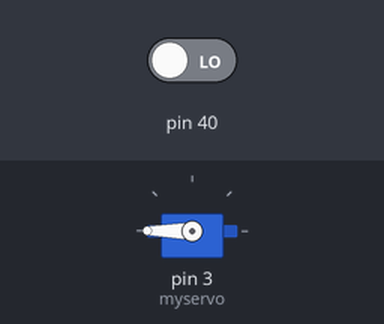
A sketch run on a simulated Arduino Mega 2560, built with avr-gcc and run on an emulated ATmega2560. Parts: servo. Inputs (shaded band) come from the test bench; at power-on: pin 40 LOW. What the sketch prints to the serial monitor is not drawn.

Above: at 1.2 s.
1.3 s: pin 40 driven HIGH
At 2.2 s:
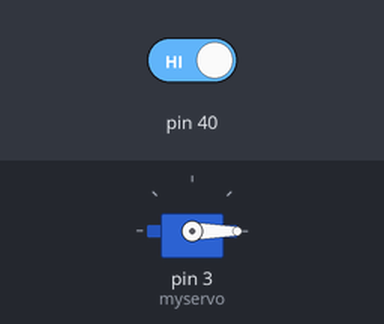
2.8 s: pin 40 driven LOW
At 3.3 s:
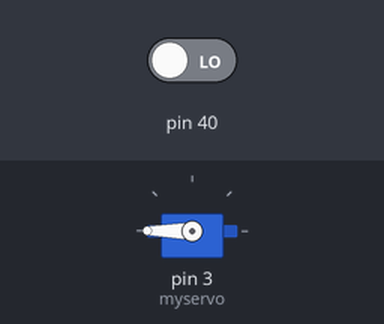
Timing chart, 0 to 5.8 s (numbered marks = the images above; inputs shaded):
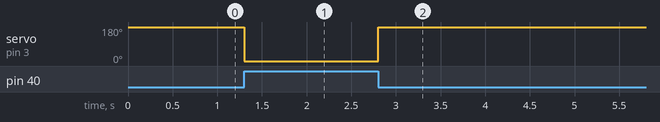

The sketch:

ButtonTest.ino
```cpp
#include <Servo.h>
Servo myservo;
void setup() {
  // put your setup code here, to run once:
  pinMode(40, INPUT);
  Serial.begin(115200);
  myservo.attach(3);
}

void loop() {
  // put your main code here, to run repeatedly:
  Serial.println(digitalRead(40));
  if (digitalRead(40)){
    myservo.write(0);
  } else {
    myservo.write(180);
  }

}
```

Measured:
- after the input at 1.3 s, servo on pin 3 (myservo): 180° → 0° at once
- after the input at 2.8 s, servo on pin 3 (myservo): 0° → 180° at once
